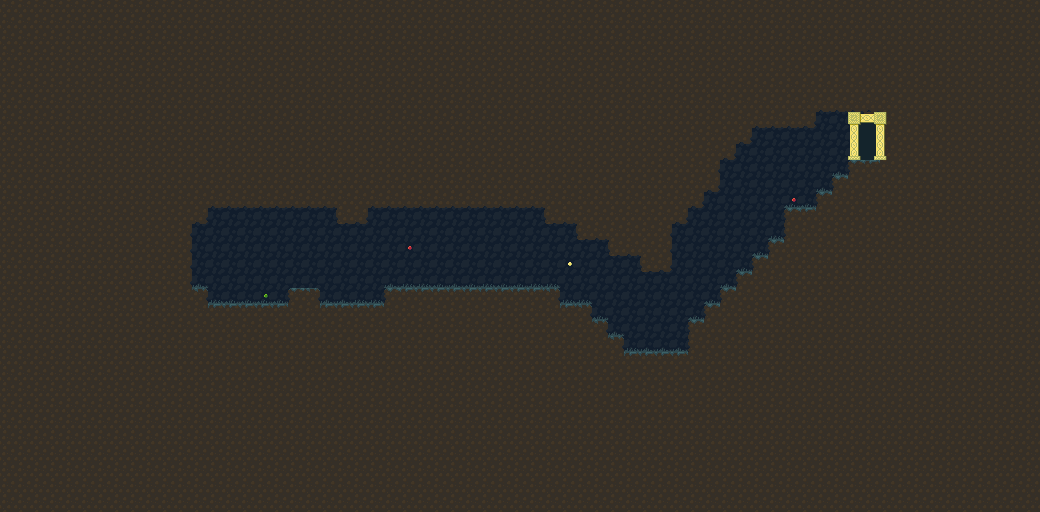

A 2D game scene composited from a Tiled map and its tileset images. What follows is a short description and the map's XML, with each tile layer's data collapsed to a summary:
An orthogonal 65x32 tile map with 16x16 px tiles, 3 tile layers (Background, Midground, Foreground) and 38 objects.

<map version="1.0" orientation="orthogonal" renderorder="right-down" width="65" height="32" tilewidth="16" tileheight="16" backgroundcolor="#719ecf">
 <tileset firstgid="1" name="tileset" tilewidth="16" tileheight="16">
  <image source="tileset.png" width="256" height="256" />
 </tileset>
 <layer name="Background" width="65" height="32">
  <data>[2080 cells, 2080 non-empty, 4 distinct tile ids]</data>
 </layer>
 <layer name="Midground" width="65" height="32">
  <data>[2080 cells, 1889 non-empty, 12 distinct tile ids]</data>
 </layer>
 <layer name="Foreground" width="65" height="32">
  <data>[2080 cells, 9 non-empty, 9 distinct tile ids]</data>
 </layer>
 <objectgroup color="#bdbdbd" name="Collisions">
  <object x="208" y="192" width="336" height="16" />
  <object x="624" y="352" width="64" height="16" />
  <object x="688" y="320" width="16" height="48" />
  <object x="608" y="336" width="16" height="32" />
  <object x="704" y="304" width="16" height="32" />
  <object x="720" y="288" width="16" height="16" />
  <object x="736" y="272" width="16" height="16" />
  <object x="752" y="256" width="16" height="16" />
  <object x="768" y="240" width="16" height="16" />
  <object x="784" y="208" width="16" height="32" />
  <object x="800" y="208" width="32" height="16" />
  <object x="816" y="192" width="32" height="16" />
  <object x="832" y="176" width="32" height="16" />
  <object x="848" y="160" width="32" height="16" />
  <object x="880" y="112" width="16" height="64" />
  <object x="816" y="96" width="80" height="16" />
  <object x="752" y="96" width="64" height="32" />
  <object x="736" y="128" width="16" height="16" />
  <object x="720" y="144" width="16" height="16" />
  <object x="704" y="160" width="16" height="32" />
  <object x="688" y="176" width="16" height="32" />
  <object x="544" y="208" width="144" height="16" />
  <object x="576" y="224" width="96" height="16" />
  <object x="608" y="240" width="64" height="16" />
  <object x="640" y="256" width="32" height="16" />
  <object x="384" y="288" width="176" height="32" />
  <object x="560" y="304" width="32" height="16" />
  <object x="576" y="320" width="32" height="16" />
  <object x="320" y="304" width="64" height="16" />
  <object x="288" y="288" width="32" height="32" />
  <object x="208" y="304" width="80" height="16" />
  <object x="192" y="288" width="16" height="32" />
  <object x="176" y="224" width="16" height="96" />
  <object x="176" y="192" width="32" height="32" />
  <object x="336" y="208" width="32" height="16" />
 </objectgroup>
 <objectgroup color="#ffff00" name="FeatherRock">
  <object x="208" y="240" width="16" height="16">
   <ellipse />
  </object>
 </objectgroup>
 <objectgroup color="#55007f" name="Breakable" />
 <objectgroup color="#00ff00" name="Elves">
  <object x="656" y="320" width="16" height="32" />
 </objectgroup>
 <objectgroup color="#55aaff" name="Goal">
  <object x="864" y="112" width="16" height="48" />
 </objectgroup>
 <objectgroup color="#ff0000" name="Goblins" />
 <objectgroup color="#ff5500" name="Fire" />
 <objectgroup color="#ffaaff" name="Checkpoints" />
</map>
